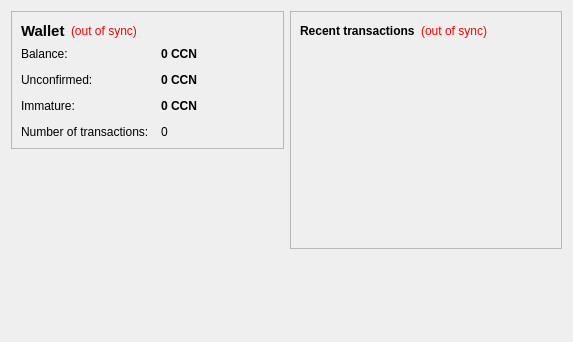
<?xml version="1.0" encoding="UTF-8"?>
<ui version="4.0">
 <class>OverviewPage</class>
 <widget class="QWidget" name="OverviewPage">
  <property name="geometry">
   <rect>
    <x>0</x>
    <y>0</y>
    <width>573</width>
    <height>342</height>
   </rect>
  </property>
  <property name="windowTitle">
   <string>Form</string>
  </property>
  <layout class="QHBoxLayout" name="horizontalLayout" stretch="1,1">
   <item>
    <layout class="QVBoxLayout" name="verticalLayout_2">
     <item>
      <widget class="QFrame" name="frame">
       <property name="frameShape">
        <enum>QFrame::StyledPanel</enum>
       </property>
       <property name="frameShadow">
        <enum>QFrame::Raised</enum>
       </property>
       <layout class="QVBoxLayout" name="verticalLayout_4">
        <item>
         <layout class="QHBoxLayout" name="horizontalLayout_4">
          <item>
           <widget class="QLabel" name="label_5">
            <property name="font">
             <font>
              <pointsize>11</pointsize>
              <weight>75</weight>
              <bold>true</bold>
             </font>
            </property>
            <property name="text">
             <string>Wallet</string>
            </property>
           </widget>
          </item>
          <item>
           <widget class="QLabel" name="labelWalletStatus">
            <property name="toolTip">
             <string>The displayed information may be out of date. Your wallet automatically synchronizes with the CloneCoin network after a connection is established, but this process has not completed yet.</string>
            </property>
            <property name="styleSheet">
             <string notr="true">QLabel { color: red; }</string>
            </property>
            <property name="text">
             <string notr="true">(out of sync)</string>
            </property>
            <property name="alignment">
             <set>Qt::AlignLeading|Qt::AlignLeft|Qt::AlignVCenter</set>
            </property>
           </widget>
          </item>
          <item>
           <spacer name="horizontalSpacer_2">
            <property name="orientation">
             <enum>Qt::Horizontal</enum>
            </property>
            <property name="sizeHint" stdset="0">
             <size>
              <width>40</width>
              <height>20</height>
             </size>
            </property>
           </spacer>
          </item>
         </layout>
        </item>
        <item>
         <layout class="QFormLayout" name="formLayout_2">
          <property name="fieldGrowthPolicy">
           <enum>QFormLayout::AllNonFixedFieldsGrow</enum>
          </property>
          <property name="horizontalSpacing">
           <number>12</number>
          </property>
          <property name="verticalSpacing">
           <number>12</number>
          </property>
          <item row="0" column="0">
           <widget class="QLabel" name="label">
            <property name="text">
             <string>Balance:</string>
            </property>
           </widget>
          </item>
          <item row="0" column="1">
           <widget class="QLabel" name="labelBalance">
            <property name="font">
             <font>
              <weight>75</weight>
              <bold>true</bold>
             </font>
            </property>
            <property name="cursor">
             <cursorShape>IBeamCursor</cursorShape>
            </property>
            <property name="toolTip">
             <string>Your current balance</string>
            </property>
            <property name="text">
             <string notr="true">0 CCN</string>
            </property>
            <property name="textInteractionFlags">
             <set>Qt::LinksAccessibleByMouse|Qt::TextSelectableByKeyboard|Qt::TextSelectableByMouse</set>
            </property>
           </widget>
          </item>
          <item row="1" column="0">
           <widget class="QLabel" name="label_3">
            <property name="text">
             <string>Unconfirmed:</string>
            </property>
           </widget>
          </item>
          <item row="1" column="1">
           <widget class="QLabel" name="labelUnconfirmed">
            <property name="font">
             <font>
              <weight>75</weight>
              <bold>true</bold>
             </font>
            </property>
            <property name="cursor">
             <cursorShape>IBeamCursor</cursorShape>
            </property>
            <property name="toolTip">
             <string>Total of transactions that have yet to be confirmed, and do not yet count toward the current balance</string>
            </property>
            <property name="text">
             <string notr="true">0 CCN</string>
            </property>
            <property name="textInteractionFlags">
             <set>Qt::LinksAccessibleByMouse|Qt::TextSelectableByKeyboard|Qt::TextSelectableByMouse</set>
            </property>
           </widget>
          </item>
          <item row="3" column="0">
           <widget class="QLabel" name="label_2">
            <property name="text">
             <string>Number of transactions:</string>
            </property>
           </widget>
          </item>
          <item row="3" column="1">
           <widget class="QLabel" name="labelNumTransactions">
            <property name="toolTip">
             <string>Total number of transactions in wallet</string>
            </property>
            <property name="text">
             <string notr="true">0</string>
            </property>
           </widget>
          </item>
          <item row="2" column="0">
           <widget class="QLabel" name="labelImmatureText">
            <property name="text">
             <string>Immature:</string>
            </property>
           </widget>
          </item>
          <item row="2" column="1">
           <widget class="QLabel" name="labelImmature">
            <property name="font">
             <font>
              <weight>75</weight>
              <bold>true</bold>
             </font>
            </property>
            <property name="toolTip">
             <string>Mined balance that has not yet matured</string>
            </property>
            <property name="text">
             <string notr="true">0 CCN</string>
            </property>
            <property name="textInteractionFlags">
             <set>Qt::LinksAccessibleByMouse|Qt::TextSelectableByKeyboard|Qt::TextSelectableByMouse</set>
            </property>
           </widget>
          </item>
         </layout>
        </item>
       </layout>
      </widget>
     </item>
     <item>
      <spacer name="verticalSpacer">
       <property name="orientation">
        <enum>Qt::Vertical</enum>
       </property>
       <property name="sizeHint" stdset="0">
        <size>
         <width>20</width>
         <height>40</height>
        </size>
       </property>
      </spacer>
     </item>
    </layout>
   </item>
   <item>
    <layout class="QVBoxLayout" name="verticalLayout_3">
     <item>
      <widget class="QFrame" name="frame_2">
       <property name="frameShape">
        <enum>QFrame::StyledPanel</enum>
       </property>
       <property name="frameShadow">
        <enum>QFrame::Raised</enum>
       </property>
       <layout class="QVBoxLayout" name="verticalLayout">
        <item>
         <layout class="QHBoxLayout" name="horizontalLayout_2">
          <item>
           <widget class="QLabel" name="label_4">
            <property name="text">
             <string>&lt;b&gt;Recent transactions&lt;/b&gt;</string>
            </property>
           </widget>
          </item>
          <item>
           <widget class="QLabel" name="labelTransactionsStatus">
            <property name="toolTip">
             <string>The displayed information may be out of date. Your wallet automatically synchronizes with the CloneCoin network after a connection is established, but this process has not completed yet.</string>
            </property>
            <property name="styleSheet">
             <string notr="true">QLabel { color: red; }</string>
            </property>
            <property name="text">
             <string notr="true">(out of sync)</string>
            </property>
            <property name="alignment">
             <set>Qt::AlignRight|Qt::AlignTrailing|Qt::AlignVCenter</set>
            </property>
           </widget>
          </item>
          <item>
           <spacer name="horizontalSpacer">
            <property name="orientation">
             <enum>Qt::Horizontal</enum>
            </property>
            <property name="sizeHint" stdset="0">
             <size>
              <width>40</width>
              <height>20</height>
             </size>
            </property>
           </spacer>
          </item>
         </layout>
        </item>
        <item>
         <widget class="QListView" name="listTransactions">
          <property name="styleSheet">
           <string notr="true">QListView { background: transparent; }</string>
          </property>
          <property name="frameShape">
           <enum>QFrame::NoFrame</enum>
          </property>
          <property name="verticalScrollBarPolicy">
           <enum>Qt::ScrollBarAlwaysOff</enum>
          </property>
          <property name="horizontalScrollBarPolicy">
           <enum>Qt::ScrollBarAlwaysOff</enum>
          </property>
          <property name="selectionMode">
           <enum>QAbstractItemView::NoSelection</enum>
          </property>
         </widget>
        </item>
       </layout>
      </widget>
     </item>
     <item>
      <spacer name="verticalSpacer_2">
       <property name="orientation">
        <enum>Qt::Vertical</enum>
       </property>
       <property name="sizeHint" stdset="0">
        <size>
         <width>20</width>
         <height>40</height>
        </size>
       </property>
      </spacer>
     </item>
    </layout>
   </item>
  </layout>
 </widget>
 <resources/>
 <connections/>
</ui>
